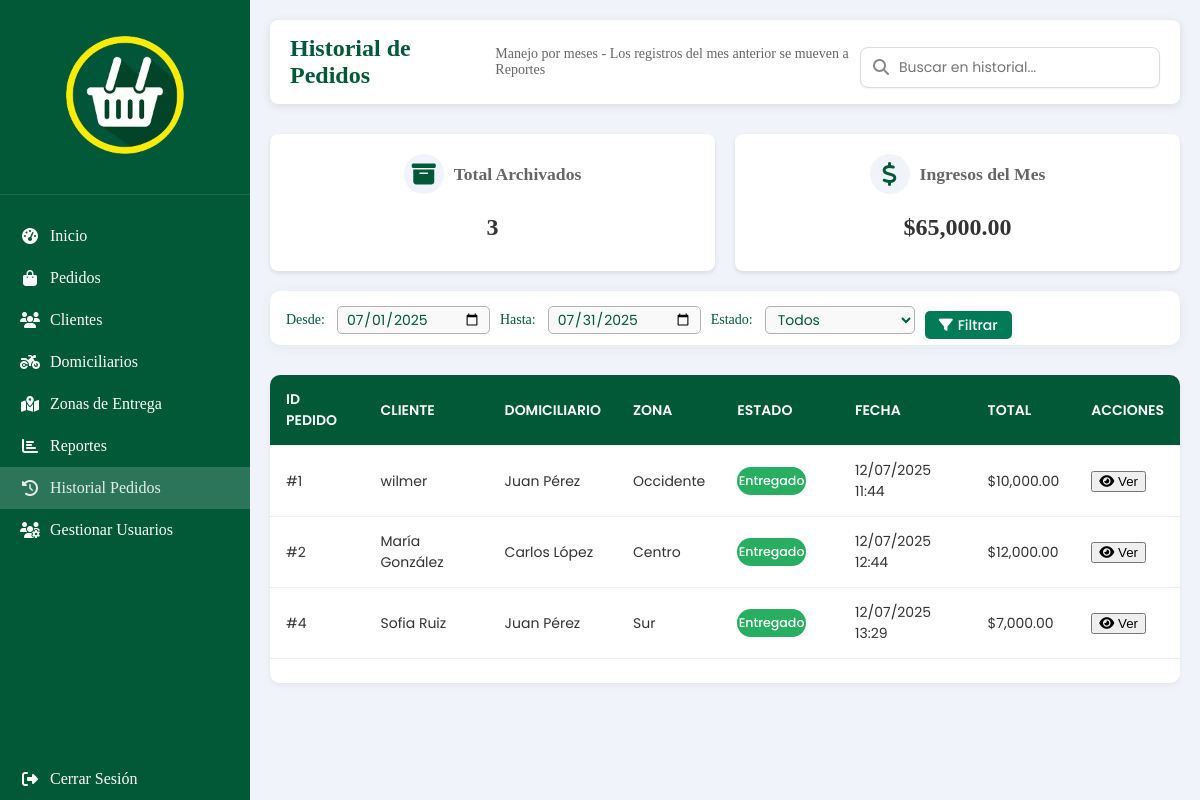
/vistas/historial_pedidos.php (signed in), run on an earlier commit of the app's database.
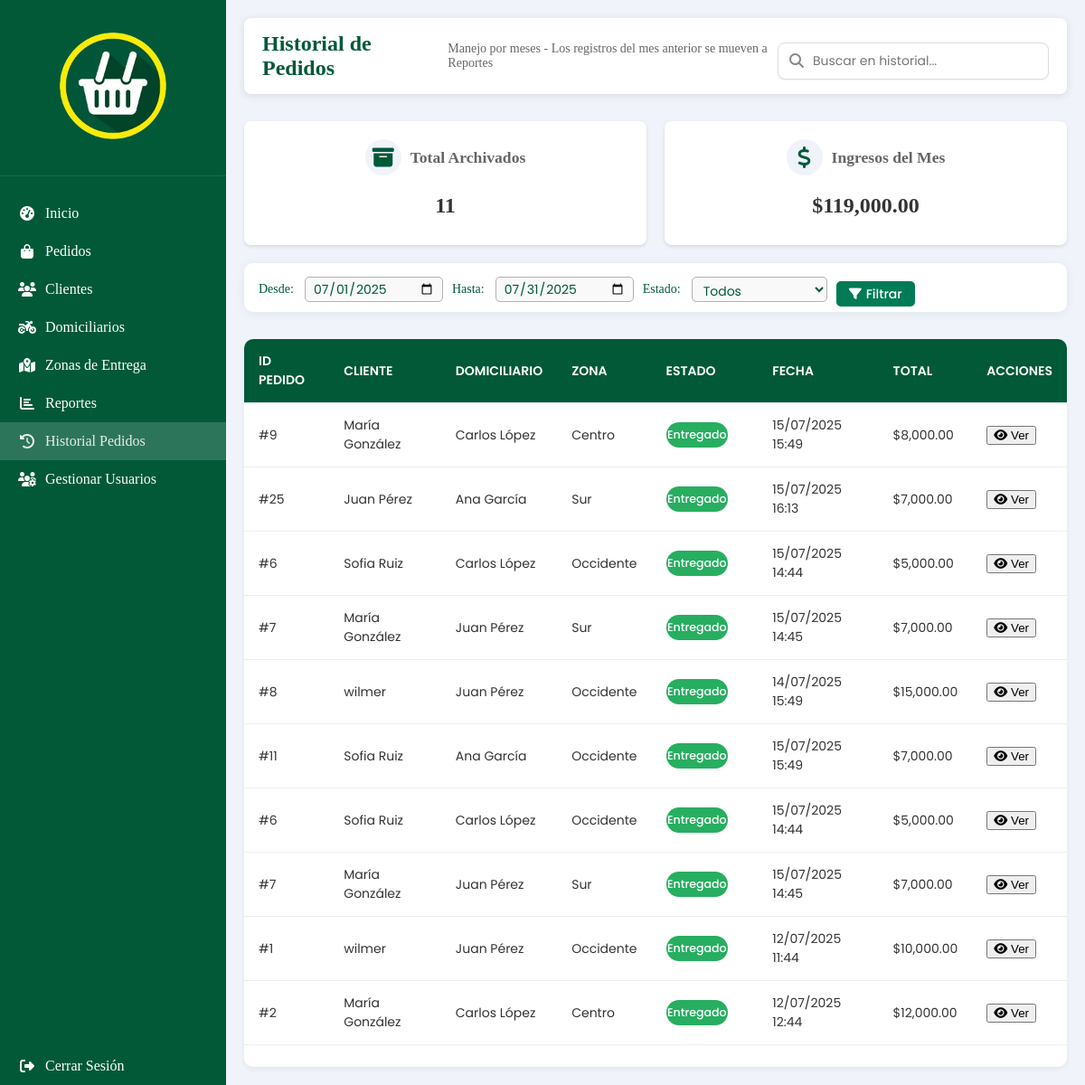
And on a later commit of the database.
### tables this page shows
CREATE TABLE `historico_pedidos` (
  `id_historico` int(11) NOT NULL,
  `id_pedido_original` int(11) NOT NULL,
  `id_cliente` int(11) NOT NULL,
  `id_zona` int(11) NOT NULL,
  `id_domiciliario` int(11) DEFAULT NULL,
  `estado` enum('entregado','cancelado') NOT NULL,
  `cantidad_paquetes` int(11) NOT NULL DEFAULT '1',
  `total` decimal(10,2) NOT NULL,
  `tiempo_estimado` int(11) NOT NULL DEFAULT '30',
  `fecha_pedido` datetime NOT NULL,
  `fecha_completado` datetime NOT NULL DEFAULT CURRENT_TIMESTAMP,
  `cliente_nombre` varchar(100) NOT NULL,
  `cliente_documento` varchar(20) NOT NULL,
  `cliente_telefono` varchar(15) DEFAULT NULL,
  `cliente_direccion` text,
  `zona_nombre` varchar(100) NOT NULL,
  `zona_tarifa` decimal(10,2) NOT NULL,
  `domiciliario_nombre` varchar(100) DEFAULT NULL,
  `domiciliario_telefono` varchar(15) DEFAULT NULL,
  `usuario_proceso` int(11) DEFAULT NULL
);

### servicios/verificar_permisos.php (called while the page is built, shortened)
<?php
function tienePermiso($seccion) {
    $rol = $_SESSION['rol'];
    $permisosPorRol = [
        'admin' => ['dashboard', 'clientes', 'pedidos', 'domiciliarios', 'zonas', 'reportes', 'tabla_usuarios'],
        'cajera' => ['dashboard', 'clientes', 'pedidos', 'reportes'],
        'org_domicilios' => ['dashboard', 'domiciliarios', 'zonas', 'reportes']
    ];
    return in_array($seccion, $permisosPorRol[$rol] ?? []);
}
function esAdmin() {
    return isset($_SESSION['rol']) && $_SESSION['rol'] === 'admin';
}

### vistas/historial_pedidos.php (the view, shortened to what this page needs)
<?php
require_once '../servicios/verificar_permisos.php';
try {
    $pdo = new PDO("mysql:host=localhost;dbname=sm_domicilios;charset=utf8mb4", "root", "root");
    $pdo->setAttribute(PDO::ATTR_ERRMODE, PDO::ERRMODE_EXCEPTION);
} catch (PDOException $e) {
    die("Error de conexión: " . $e->getMessage());
}
$totalArchived = $pdo->query("SELECT COUNT(*) FROM historico_pedidos")->fetchColumn();
$ingresosMesPedidos = $pdo->query("SELECT SUM(total) FROM pedidos WHERE estado = 'entregado' AND YEAR(fecha_pedido) = YEAR(CURDATE()) AND MONTH(fecha_pedido) = MONTH(CURDATE())")->fetchColumn() ?? 0.00;
$ingresosMesArchivados = $pdo->query("SELECT SUM(total) FROM historico_pedidos WHERE estado = 'entregado' AND YEAR(fecha_pedido) = YEAR(CURDATE()) AND MONTH(fecha_pedido) = MONTH(CURDATE())")->fetchColumn() ?? 0.00;
$ingresosMes = $ingresosMesPedidos + $ingresosMesArchivados;
$filtroFechaInicio = isset($_GET['fecha_inicio']) ? $_GET['fecha_inicio'] : date('Y-m-01');
$filtroFechaFin = isset($_GET['fecha_fin']) ? $_GET['fecha_fin'] : date('Y-m-t');
$sqlHistorial = "SELECT hp.id_historico, hp.id_pedido_original, hp.cliente_nombre, hp.domiciliario_nombre, hp.estado, hp.fecha_pedido, hp.fecha_completado, hp.cantidad_paquetes, hp.total, hp.tiempo_estimado, hp.zona_nombre FROM historico_pedidos hp ORDER BY hp.fecha_completado DESC LIMIT 10";
$stmt = $pdo->prepare($sqlHistorial);
$stmt->execute();
$archivedOrders = $stmt->fetchAll(PDO::FETCH_ASSOC);
?>
<!DOCTYPE html>
<html lang="es">
<head>
    <link rel="stylesheet" href="../componentes/dashboard.css">
    <link rel="stylesheet" href="../componentes/pedidos.css">
    <link rel="stylesheet" href="../componentes/cliente.css">
    <link rel="stylesheet" href="https://cdnjs.cloudflare.com/ajax/libs/font-awesome/6.4.0/css/all.min.css">
</head>
<body>
    <div class="sidebar" id="sidebar">
        <div class="sidebar-header">
            <img src="../componentes/img/logo2.png" alt="Logo" />
        </div>
        <div class="sidebar-menu">
            <?php if (tienePermiso('dashboard')): ?>
            <a href="dashboard.php" class="menu-item"><i class="fas fa-tachometer-alt"></i><span class="menu-text">Inicio</span></a>
            <?php endif; ?>
            <a href="pedidos.php" class="menu-item"><i class="fas fa-shopping-bag"></i><span class="menu-text">Pedidos</span></a>
            <a href="clientes.php" class="menu-item"><i class="fas fa-users"></i><span class="menu-text">Clientes</span></a>
            <?php if (tienePermiso('domiciliarios')): ?>
            <a href="domiciliarios.php" class="menu-item"><i class="fas fa-motorcycle"></i><span class="menu-text">Domiciliarios</span></a>
            <?php endif; ?>
            <?php if (tienePermiso('zonas')): ?>
            <a href="zonas.php" class="menu-item"><i class="fas fa-map-marked-alt"></i><span class="menu-text">Zonas de Entrega</span></a>
            <?php endif; ?>
            <a href="reportes.php" class="menu-item"><i class="fas fa-chart-bar"></i><span class="menu-text">Reportes</span></a>
            <a href="historial_pedidos.php" class="menu-item active"><i class="fas fa-history"></i><span class="menu-text">Historial Pedidos</span></a>
            <?php if (esAdmin()): ?>
            <a href="tabla_usuarios.php" class="menu-item"><i class="fas fa-users-cog"></i><span class="menu-text">Gestionar Usuarios</span></a>
            <?php endif; ?>
            <a href="../servicios/cerrar_sesion.php" class="menu-cerrar"><i class="fas fa-sign-out-alt"></i><span class="menu-text">Cerrar Sesión</span></a>
        </div>
    </div>
    <div class="main-content">
        <div class="header">
            <div class="header-left">
                <h2>Historial de Pedidos</h2>
                <p style="margin: 0; color: #666; font-size: 14px;">Manejo por meses - Los registros del mes anterior se mueven a Reportes</p>
            </div>
            <div class="search-bar" style="margin-top:10px;">
                <i class="fas fa-search"></i>
                <input type="text" placeholder="Buscar en historial..." id="searchInput">
            </div>
        </div>
        <div class="dashboard-cards">
            <div class="card">
                <div class="card-header">
                    <div class="card-icon"><i class="fas fa-archive"></i></div>
                    <h3 class="card-title">Total Archivados</h3>
                </div>
                <div class="card-value"><?php echo $totalArchived; ?></div>
            </div>
            <div class="card">
                <div class="card-header">
                    <div class="card-icon"><i class="fas fa-dollar-sign"></i></div>
                    <h3 class="card-title">Ingresos del Mes</h3>
                </div>
                <div class="card-value">$<?php echo number_format($ingresosMes, 2); ?></div>
            </div>
        </div>
        <form method="GET" class="filtros-historial">
            <label for="fecha_inicio">Desde:</label>
            <input type="date" name="fecha_inicio" id="fecha_inicio" value="<?php echo htmlspecialchars($filtroFechaInicio); ?>" class="input-form" style="min-width:130px;">
            <label for="fecha_fin">Hasta:</label>
            <input type="date" name="fecha_fin" id="fecha_fin" value="<?php echo htmlspecialchars($filtroFechaFin); ?>" class="input-form" style="min-width:130px;">
            <label for="estado">Estado:</label>
            <select name="estado" id="estado" class="input-form" style="min-width:150px;">
                <option value="">Todos</option>
            </select>
            <button type="submit" class="btn-login"><i class="fas fa-filter"></i> Filtrar</button>
        </form>
        <div class="recent-activity">
            <div class="orders-table">
                <table id="historialTable">
                    <thead>
                        <tr>
                            <th>ID Pedido</th>
                            <th>Cliente</th>
                            <th>Domiciliario</th>
                            <th>Zona</th>
                            <th>Estado</th>
                            <th>Fecha</th>
                            <th>Total</th>
                            <th>Acciones</th>
                        </tr>
                    </thead>
                    <tbody id="historialTableBody">
                        <?php foreach ($archivedOrders as $pedido): ?>
                            <tr>
                                <td>#<?php echo $pedido['id_pedido_original']; ?></td>
                                <td><?php echo htmlspecialchars($pedido['cliente_nombre']); ?></td>
                                <td><?php echo htmlspecialchars($pedido['domiciliario_nombre'] ?? 'No asignado'); ?></td>
                                <td><?php echo htmlspecialchars($pedido['zona_nombre'] ?? ''); ?></td>
                                <td><span class="estado-<?php echo strtolower($pedido['estado']); ?> estado"><?php echo ucfirst($pedido['estado']); ?></span></td>
                                <td><?php echo date('d/m/Y H:i', strtotime($pedido['fecha_pedido'])); ?></td>
                                <td>$<?php echo number_format($pedido['total'], 2); ?></td>
                                <td>
                                    <button class="btn btn-info" onclick="verDetalleHistorial(<?php echo $pedido['id_historico']; ?>)"><i class="fas fa-eye"></i> Ver</button>
                                </td>
                            </tr>
                        <?php endforeach; ?>
                    </tbody>
                </table>
            </div>
        </div>
    </div>
</body>
</html>

### componentes/dashboard.css (style rules this page uses)
:root { --color-primario: #015938; --color-secundario: #007B55; --texto: #333; --color-borde: #015938; --light-bg: #F0F3FA; --success-color: #2ed573; --warning-color: #ff9800; --danger-color: #f44336; }
* { scroll-behavior: smooth; box-sizing: border-box; }
body { height: 100vh; display: flex; margin: 0; background: var(--light-bg); overflow: auto; }
.sidebar { width: 250px; background-color: var(--color-primario); color: white; height: 100vh; position: fixed; left: 0; top: 0; overflow-y: auto; transition: width 0.3s ease; z-index: 1000; display: flex; flex-direction: column; }
.sidebar-header { padding: 20px 15px; text-align: center; border-bottom: 1px solid rgba(255, 255, 255, 0.1); }
.sidebar-header img { width: 150px; height: 150px; border-radius: 50%; }
.sidebar-menu { padding: 20px 0; display: flex; flex-direction: column; flex-grow: 1; }
.menu-item, .menu-cerrar { padding: 12px 20px; display: flex; align-items: center; color: white; text-decoration: none; transition: background-color 0.3s ease, opacity 0.3s ease; position: relative; overflow: hidden; }
.menu-item::before, .menu-cerrar::before { content: ''; position: absolute; left: 0; top: 0; height: 100%; width: 0; background: rgba(255, 255, 255, 0.1); transition: width 0.3s ease; }
.menu-item:hover::before, .menu-item.active::before, .menu-cerrar:hover::before, .menu-cerrar.active::before { width: 100%; }
.menu-item:hover, .menu-item.active, .menu-cerrar:hover, .menu-cerrar.active { background-color: rgba(255, 255, 255, 0.1); opacity: 0.9; }
.menu-item i, .menu-cerrar i { margin-right: 10px; width: 20px; text-align: center; }
.menu-cerrar { margin-top: auto; min-height: 40px; }
.main-content { flex: 1; margin-left: 250px; padding: 20px; overflow-y: auto; height: 100vh; transition: margin-left 0.3s ease; }
.header { display: flex; justify-content: space-between; align-items: center; margin-bottom: 30px; background: white; padding: 15px 20px; border-radius: 8px; box-shadow: 0 2px 10px rgba(0, 0, 0, 0.1); animation: fadeIn 0.5s ease; }
.header h2 { color: var(--color-primario); font-weight: 600; margin: 0; }
.dashboard-cards { display: grid; grid-template-columns: repeat(auto-fill, minmax(280px, 1fr)); gap: 20px; margin-bottom: 30px; }
.card { background: white; border-radius: 8px; padding: 20px; box-shadow: 0 2px 10px rgba(0, 0, 0, 0.1); display: flex; flex-direction: column; transition: opacity 0.3s ease, transform 0.3s ease; cursor: pointer; animation: fadeIn 0.6s ease; position: relative; overflow: hidden; }
.card::before { content: ''; position: absolute; top: 0; left: -100%; width: 100%; height: 100%; background: linear-gradient(90deg, transparent, rgba(57, 88, 134, 0.1), transparent); transition: left 0.5s ease; }
.card-header { display: flex; justify-content: space-between; align-items: center; margin-bottom: 15px; }
.card-icon { width: 50px; height: 50px; background-color: rgba(57, 88, 134, 0.1); border-radius: 50%; display: flex; align-items: center; justify-content: center; color: var(--color-secundario); font-size: 1.5rem; transition: background-color 0.3s ease, color 0.3s ease; }
.card-title { font-size: 1.1rem; color: #666; margin: 0; }
.card-value { font-size: 1.8rem; font-weight: 600; color: #333; margin: 10px 0; transition: color 0.3s ease; }
.btn-login { background: var(--color-primario); color: white; border: none; padding: 10px 20px; border-radius: 5px; cursor: pointer; font-weight: 500; transition: background-color 0.3s ease; text-decoration: none; display: inline-block; }

### vistas/historial_pedidos.php (style rules this page uses)
.filtros-historial { background: #fff; border-radius: 10px; box-shadow: 0 2px 12px rgba(1,89,56,0.07); padding: 10px 16px 6px 16px; margin-bottom: 14px; display: flex; gap: 10px; align-items: center; flex-wrap: wrap; min-height: 0; }
.filtros-historial label { font-weight: 500; color: #015938; margin-right: 2px; font-size: 14px; }
.filtros-historial .input-form, .filtros-historial select { border: 1px solid #b2b2b2; border-radius: 5px; padding: 4px 8px; font-size: 14px; background: #f9f9f9; color: #015938; font-family: 'Poppins', sans-serif; transition: border-color 0.2s; min-height: 28px; height: 28px; }
.filtros-historial .btn-login { padding: 5px 14px; border-radius: 5px; font-size: 14px; background: #007B55; color: #fff; border: none; font-family: 'Poppins', sans-serif; transition: background 0.2s; display: flex; align-items: center; gap: 5px; min-height: 28px; height: 28px; }

What changed in the data, as far as the page shows it:
no longer on this page (row unchanged): historico_pedidos: id_pedido_original "4", cliente_nombre "Sofia Ruiz", domiciliario_nombre "Juan Pérez", zona_nombre "Sur", estado "Entregado", fecha_pedido "12/07/2025 13:29", total "7,000.00"
added historico_pedidos: id_pedido_original "9", cliente_nombre "María González", domiciliario_nombre "Carlos López", zona_nombre "Centro", estado "Entregado", fecha_pedido "15/07/2025 15:49", total "8,000.00"
added historico_pedidos: id_pedido_original "25", cliente_nombre "Juan Pérez", domiciliario_nombre "Ana García", zona_nombre "Sur", estado "Entregado", fecha_pedido "15/07/2025 16:13", total "7,000.00"
added historico_pedidos: id_pedido_original "6", cliente_nombre "Sofia Ruiz", domiciliario_nombre "Carlos López", zona_nombre "Occidente", estado "Entregado", fecha_pedido "15/07/2025 14:44", total "5,000.00"
added historico_pedidos: id_pedido_original "7", cliente_nombre "María González", domiciliario_nombre "Juan Pérez", zona_nombre "Sur", estado "Entregado", fecha_pedido "15/07/2025 14:45", total "7,000.00"
added historico_pedidos: id_pedido_original "8", cliente_nombre "wilmer", domiciliario_nombre "Juan Pérez", zona_nombre "Occidente", estado "Entregado", fecha_pedido "14/07/2025 15:49", total "15,000.00"
added historico_pedidos: id_pedido_original "11", cliente_nombre "Sofia Ruiz", domiciliario_nombre "Ana García", zona_nombre "Occidente", estado "Entregado", fecha_pedido "15/07/2025 15:49", total "7,000.00"
added historico_pedidos: id_pedido_original "6", cliente_nombre "Sofia Ruiz", domiciliario_nombre "Carlos López", zona_nombre "Occidente", estado "Entregado", fecha_pedido "15/07/2025 14:44", total "5,000.00"
added historico_pedidos: id_pedido_original "7", cliente_nombre "María González", domiciliario_nombre "Juan Pérez", zona_nombre "Sur", estado "Entregado", fecha_pedido "15/07/2025 14:45", total "7,000.00"
Also different on the page:
$totalArchived: "3" → "11"
$ingresosMes: "65,000.00" → "119,000.00"
